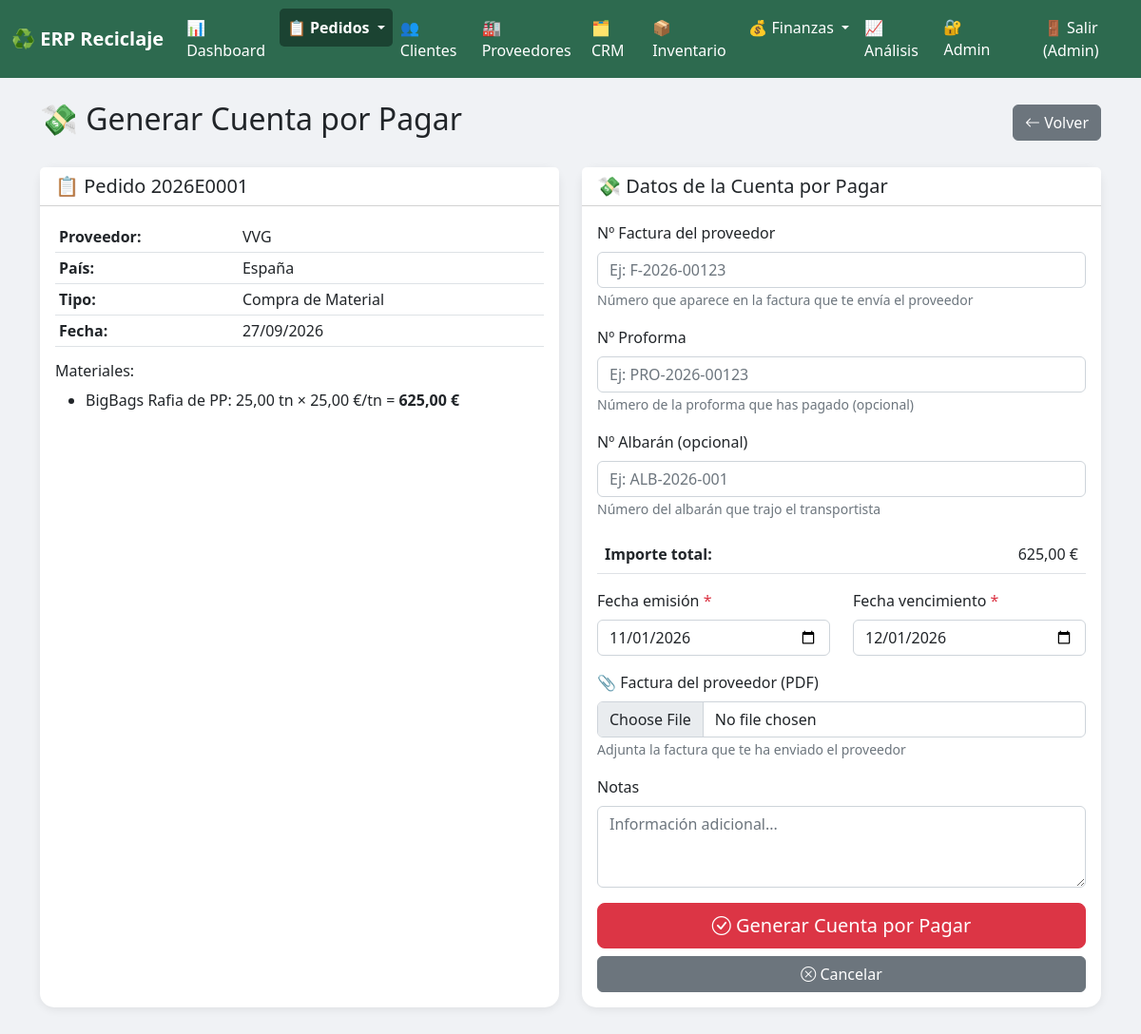
/pedidos/1/generar-cuenta-pagar/ (signed in), run on the app's committed database.
### pedidos/models.py (models this page shows, shortened)
class Pedido(models.Model):
    TIPO_OPERACION = [
        ('VENTA_MAT', 'Venta de Material'),
        ('COMPRA_MAT', 'Compra de Material'),
        ('MAQUILA', 'Maquila'),
    ]
    ESTADO_PEDIDO = [
        ('PREVISION','Previsión (sin material)'),
        ('PENDIENTE', 'Pendiente'),
        ('PROCESANDO', 'Procesando'),
        ('COMPLETADO', 'Completado'),
        ('CANCELADO', 'Cancelado'),
    ]
    INCOTERM_CHOICES = [
        ('', '-- Sin incoterm --'),
        ('EXW', 'EXW - En fábrica'),
        ('FOB', 'FOB - Libre a bordo'),
        ('CIF', 'CIF - Coste, seguro y flete'),
        ('CFR', 'CFR - Coste y flete'),
        ('DAP', 'DAP - Entrega en destino'),
        ('DDP', 'DDP - Entrega con derechos pagados'),
    ]
    numero_pedido = models.CharField(max_length=50, unique=True, blank=True)
    tipo = models.CharField(max_length=20, choices=TIPO_OPERACION, default='VENTA_MAT')
    estado = models.CharField(max_length=20, choices=ESTADO_PEDIDO, default='PREVISION')
    fecha = models.DateTimeField(default=timezone.now)
    cliente = models.ForeignKey(
        Cliente, on_delete=models.PROTECT,
        null=True, blank=True, related_name='pedidos'
    )
    proveedor = models.ForeignKey(
        Proveedor, on_delete=models.PROTECT,
        null=True, blank=True, related_name='pedidos'
    )
    incoterm = models.CharField(
        max_length=10, choices=INCOTERM_CHOICES,
        blank=True, default='', verbose_name="Incoterm"
    )
    pedido_origen = models.ForeignKey(
        'self',
        on_delete=models.SET_NULL,
        null=True, blank=True,
        related_name='pedidos_venta',
        limit_choices_to={'tipo__in': ['COMPRA_MAT']},
        verbose_name="Pedido de compra origen"
    )
    peso_real_tn = models.DecimalField(
        max_digits=12, decimal_places=2,
        null=True, blank=True,
        verbose_name="Peso real en báscula (tn)"
    )
    notas = models.TextField(blank=True)
    @property
    def total_importe(self):
        total = Decimal('0')
        for d in self.detalles.all():
            total += d.subtotal
        return total
    class Meta:
        verbose_name = "Pedido"
        verbose_name_plural = "Pedidos"
        ordering = ['-fecha']

class DetallePedido(models.Model):
    pedido = models.ForeignKey(Pedido, on_delete=models.CASCADE, related_name='detalles')
    material = models.ForeignKey(Material, on_delete=models.PROTECT)
    cantidad = models.DecimalField(max_digits=12, decimal_places=2)
    precio_unitario = models.DecimalField(max_digits=12, decimal_places=2, default=0)
    transporte = models.DecimalField(max_digits=12, decimal_places=2, default=0)
    @property
    def subtotal(self):
        cantidad = Decimal(str(self.cantidad))
        precio = Decimal(str(self.precio_unitario))
        return cantidad * precio
    class Meta:
        verbose_name = "Detalle de pedido"
        verbose_name_plural = "Detalles de pedidos"

### proveedores/models.py (models this page shows, shortened)
class Proveedor(models.Model):
    TIPO_PROVEEDOR = [
        ('COMERCIO_MATERIALES', 'Comercio de Materiales'),
        ('SERVICIOS_PROFESIONALES', 'Servicios Profesionales'),
        ('SUMINISTROS', 'Suministros'),
        ('RENTA_PARKING', 'Renta Parking'),
        ('TRANSPORTE', 'Transporte'),
        ('MANTENIMIENTO', 'Mantenimiento'),
        ('IMPUESTOS', 'Impuestos'),
        ('OTROS', 'Otros'),
    ]
    ESTADO_CHOICES = [
        ('ACTIVO', 'Activo'),
        ('INACTIVO', 'Inactivo'),
    ]
    nombre = models.CharField(max_length=200)
    nif = models.CharField(max_length=20, blank=True)
    pais = models.CharField(max_length=100, default='España')
    email = models.EmailField(blank=True)
    telefono = models.CharField(max_length=50, blank=True)
    direccion = models.CharField(max_length=300, blank=True)
    codigo_nima = models.CharField(max_length=50, blank=True,verbose_name="Código NIMA")
    numero_gestor = models.CharField(max_length=50, blank=True,verbose_name="Nº Gestor de Residuos")
    tipo = models.CharField(max_length=80, choices=TIPO_PROVEEDOR, default='MATERIAL')
    estado = models.CharField(max_length=20, choices=ESTADO_CHOICES, default='ACTIVO')
    iban = models.CharField(max_length=50, blank=True)
    notas = models.TextField(blank=True)
    fecha_registro = models.DateTimeField(auto_now_add=True)
    class Meta:
        verbose_name = "Proveedor"
        verbose_name_plural = "Proveedores"
        ordering = ['nombre']

### inventario/models.py (models this page shows, shortened)
class Material(models.Model):
    UNIDADES = [
        ('KG', 'Kilogramos'),
        ('TN', 'Toneladas'),
        ('UD', 'Unidades'),
    ]
    codigo = models.CharField(max_length=50, unique=True)
    nombre = models.CharField(max_length=200)
    tipo = models.ForeignKey(TipoMaterial, on_delete=models.PROTECT, related_name='materiales')
    subgrupo = models.ForeignKey(SubgrupoMaterial, on_delete=models.PROTECT, related_name='materiales', null=True, blank=True)
    unidad = models.CharField(max_length=5, choices=UNIDADES, default='TN')
    precio_compra = models.DecimalField(max_digits=12, decimal_places=2, default=0)
    precio_venta = models.DecimalField(max_digits=12, decimal_places=2, default=0)
    descripcion = models.TextField(blank=True)
    stock_minimo_critico = models.DecimalField(
        max_digits=12, decimal_places=2, default=100,
        verbose_name="Stock mínimo crítico (tn)"
    )
    stock_minimo_bajo = models.DecimalField(
        max_digits=12, decimal_places=2, default=500,
        verbose_name="Stock mínimo bajo (tn)"
    )
    class Meta:
        verbose_name = "Material"
        verbose_name_plural = "Materiales"
        ordering = ['tipo__nombre', 'subgrupo__nombre', 'nombre']

### pedidos/views.py (the view, shortened to what this page needs)
# urls.py: path('<int:pedido_id>/generar-cuenta-pagar/', views.generar_cuenta_pagar_desde_pedido, name='generar_cuenta_pagar_desde_pedido'),
@login_required
def generar_cuenta_pagar_desde_pedido(request, pedido_id):
    pedido = get_object_or_404(Pedido, id=pedido_id)
    if pedido.tipo not in ['COMPRA_MAT', 'MAQUILA']:
        messages.error(request, '❌ Solo se pueden generar cuentas por pagar de pedidos de compra o maquila.')
        return redirect('detalle_pedido', pedido_id=pedido.id)
    concepto = f"Pedido {pedido.numero_pedido}"
    if CuentaPorPagar.objects.filter(concepto=concepto).exists():
        messages.warning(request, f'⚠️ Ya existe una cuenta por pagar para el pedido {pedido.numero_pedido}')
        return redirect('detalle_pedido', pedido_id=pedido.id)
    context = {
        'pedido': pedido,
        'fecha_actual': datetime.now().strftime('%Y-%m-%d'),
        'fecha_vencimiento_sugerida': (datetime.now() + timedelta(days=30)).strftime('%Y-%m-%d'),
    }
    return render(request, 'pedidos/generar_cuenta_pagar.html', context)

### core/templatetags/formato_es.py (called while the page is built)
@register.filter
def formato_es(valor):
    if valor is None or valor == '':
        return '0,00'
    try:
        num = float(valor)
    except (ValueError, TypeError, InvalidOperation):
        return valor
    formateado = f"{num:,.2f}"
    formateado = formateado.replace(',', 'X').replace('.', ',').replace('X', '.')
    return formateado

### pedidos/templates/pedidos/generar_cuenta_pagar.html (shortened to what this page needs)
{% extends 'base.html' %}
{% load formato_es %}
{% block content %}
<div class="d-flex justify-content-between align-items-center mb-4">
    <h2>💸 Generar Cuenta por Pagar</h2>
    <a href="{% url 'detalle_pedido' pedido.id %}" class="btn btn-secondary">
        <i class="bi bi-arrow-left"></i> Volver
    </a>
</div>
<div class="row">
    <div class="col-md-6 mb-4">
        <div class="card card-custom h-100">
            <div class="card-header bg-white">
                <h5 class="mb-0">📋 Pedido {{ pedido.numero_pedido }}</h5>
            </div>
            <div class="card-body">
                <table class="table table-sm">
                    <tr><td><strong>Proveedor:</strong></td><td>{{ pedido.proveedor.nombre }}</td></tr>
                    <tr><td><strong>País:</strong></td><td>{{ pedido.proveedor.pais }}</td></tr>
                    <tr><td><strong>Tipo:</strong></td><td>{{ pedido.get_tipo_display }}</td></tr>
                    <tr><td><strong>Fecha:</strong></td><td>{{ pedido.fecha|date:"d/m/Y" }}</td></tr>
                </table>
                <h6>Materiales:</h6>
                <ul>
                    {% for d in pedido.detalles.all %}
                    <li>{{ d.material.nombre }}: {{ d.cantidad|formato_es }} tn × {{ d.precio_unitario|formato_es }} €/tn = <strong>{{ d.subtotal|formato_es }} €</strong></li>
                    {% endfor %}
                </ul>
            </div>
        </div>
    </div>
    <div class="col-md-6 mb-4">
        <div class="card card-custom h-100">
            <div class="card-header bg-white">
                <h5 class="mb-0">💸 Datos de la Cuenta por Pagar</h5>
            </div>
            <div class="card-body">
                <form method="POST" enctype="multipart/form-data">
                    <div class="mb-3">
                        <label class="form-label">Nº Factura del proveedor</label>
                        <input type="text" name="numero_factura" class="form-control"
                               placeholder="Ej: F-2026-00123">
                        <small class="text-muted">Número que aparece en la factura que te envía el proveedor</small>
                    </div>
                    <div class="mb-3">
                        <label class="form-label">Nº Proforma</label>
                        <input type="text" name="numero_proforma" class="form-control" placeholder="Ej: PRO-2026-00123">
                        <small class="text-muted">Número de la proforma que has pagado (opcional)</small>
                    </div>
                    <div class="mb-3">
                        <label class="form-label">Nº Albarán (opcional)</label>
                        <input type="text" name="numero_albaran" class="form-control"
                               placeholder="Ej: ALB-2026-001">
                        <small class="text-muted">Número del albarán que trajo el transportista</small>
                    </div>
                    <table class="table">
                        <tr>
                            <td><strong>Importe total:</strong></td>
                            <td class="text-end">{{ pedido.total_importe|formato_es }} €</td>
                        </tr>
                    </table>
                    <div class="row">
                        <div class="col-md-6 mb-3">
                            <label class="form-label">Fecha emisión <span class="text-danger">*</span></label>
                            <input type="date" name="fecha_emision" class="form-control"
                                   value="{{ fecha_actual }}" required>
                        </div>
                        <div class="col-md-6 mb-3">
                            <label class="form-label">Fecha vencimiento <span class="text-danger">*</span></label>
                            <input type="date" name="fecha_vencimiento" class="form-control"
                                   value="{{ fecha_vencimiento_sugerida }}" required>
                        </div>
                    </div>
                    <div class="mb-3">
                        <label class="form-label">📎 Factura del proveedor (PDF)</label>
                        <input type="file" name="archivo_factura" class="form-control" accept=".pdf,.jpg,.jpeg,.png">
                        <small class="text-muted">Adjunta la factura que te ha enviado el proveedor</small>
                    </div>
                    <div class="mb-3">
                        <label class="form-label">Notas</label>
                        <textarea name="notas" class="form-control" rows="3"
                                  placeholder="Información adicional..."></textarea>
                    </div>
                    <div class="d-grid gap-2">
                        <button type="submit" class="btn btn-danger btn-lg">
                            <i class="bi bi-check-circle"></i> Generar Cuenta por Pagar
                        </button>
                        <a href="{% url 'detalle_pedido' pedido.id %}" class="btn btn-secondary">
                            <i class="bi bi-x-circle"></i> Cancelar
                        </a>
                    </div>
                </form>
            </div>
        </div>
    </div>
</div>
{% endblock %}

### templates/base.html (shortened to what this page needs)
<!DOCTYPE html>
<html lang="es">
<head>
    <link href="/static/css/bootstrap.min.css" rel="stylesheet">
    <link href="/static/css/bootstrap-icons.css" rel="stylesheet">
</head>
<body>
    <nav class="navbar navbar-expand-lg navbar-custom">
        <div class="container-fluid">
            <a class="navbar-brand text-white fw-bold" href="/">♻️ ERP Reciclaje</a>
            <div class="collapse navbar-collapse" id="menuPrincipal">
                <ul class="navbar-nav me-auto">
                    <li class="nav-item">
                        <a class="nav-link {% if request.path == '/' %}active{% endif %}" href="/">📊 Dashboard</a>
                    </li>
                    <li class="nav-item dropdown">
                        <a class="nav-link dropdown-toggle {% if '/pedidos/' in request.path %}active{% endif %}" href="#" data-bs-toggle="dropdown">
                            📋 Pedidos
                        </a>
                    </li>
                    <li class="nav-item">
                        <a class="nav-link {% if '/clientes/' in request.path %}active{% endif %}" href="/clientes/">👥 Clientes</a>
                    </li>
                    <li class="nav-item">
                        <a class="nav-link {% if '/proveedores/' in request.path %}active{% endif %}" href="{% url 'lista_proveedores' %}">🏭 Proveedores</a>
                    </li>
                    <li class="nav-item">
                        <a class="nav-link {% if '/crm/' in request.path %}active{% endif %}" href="/crm/">🗂️ CRM</a>
                    </li>
                    <li class="nav-item">
                        <a class="nav-link {% if '/inventario/' in request.path %}active{% endif %}" href="/inventario/">📦 Inventario</a>
                    </li>
                    <li class="nav-item dropdown">
                        <a class="nav-link dropdown-toggle {% if '/finanzas/' in request.path %}active{% endif %}" href="#" data-bs-toggle="dropdown">
                            💰 Finanzas
                        </a>
                    </li>
                    <li class="nav-item">
                        <a class="nav-link {% if '/analisis/' in request.path %}active{% endif %}" href="/analisis/">📈 Análisis</a>
                    </li>
                </ul>
                <ul class="navbar-nav">
                    <li class="nav-item">
                        <a class="nav-link" href="/admin/" target="_blank">🔐 Admin</a>
                    </li>
                    {% if user.is_authenticated %}
                    <li class="nav-item">
                        <form method="POST" action="{% url 'logout' %}" style="display:inline;">
                            <button type="submit" class="nav-link btn btn-link" style="color: white; text-decoration: none;">
                                🚪 Salir ({{ user.username }})
                            </button>
                        </form>
                    </li>
                    {% endif %}
                </ul>
            </div>
        </div>
    </nav>
    <div class="container mt-4 mb-5">
        {% block content %}{% endblock %}
    </div>
</body>
</html>

### templates/base.html (style rules this page uses)
body { background: #f0f2f5; }
.navbar-custom { background: #2d6a4f; }
.navbar-custom .nav-link { color: white !important; }
.navbar-custom .nav-link.active { background: #1b4332; border-radius: 5px; font-weight: bold; }
.card-custom { border-radius: 15px; box-shadow: 0 2px 10px rgba(0,0,0,0.08); border: none; }

### data on the page
Pedido: numero_pedido "2026E0001", proveedor.nombre "VVG", proveedor.pais "España", tipo "Compra de Material", fecha "27/09/2026", total_importe "625,00"
DetallePedido: material.nombre "BigBags Rafia de PP", cantidad "25,00", precio_unitario "25,00", subtotal "625,00"

### other printed values
{{ user.username }} "Admin"
